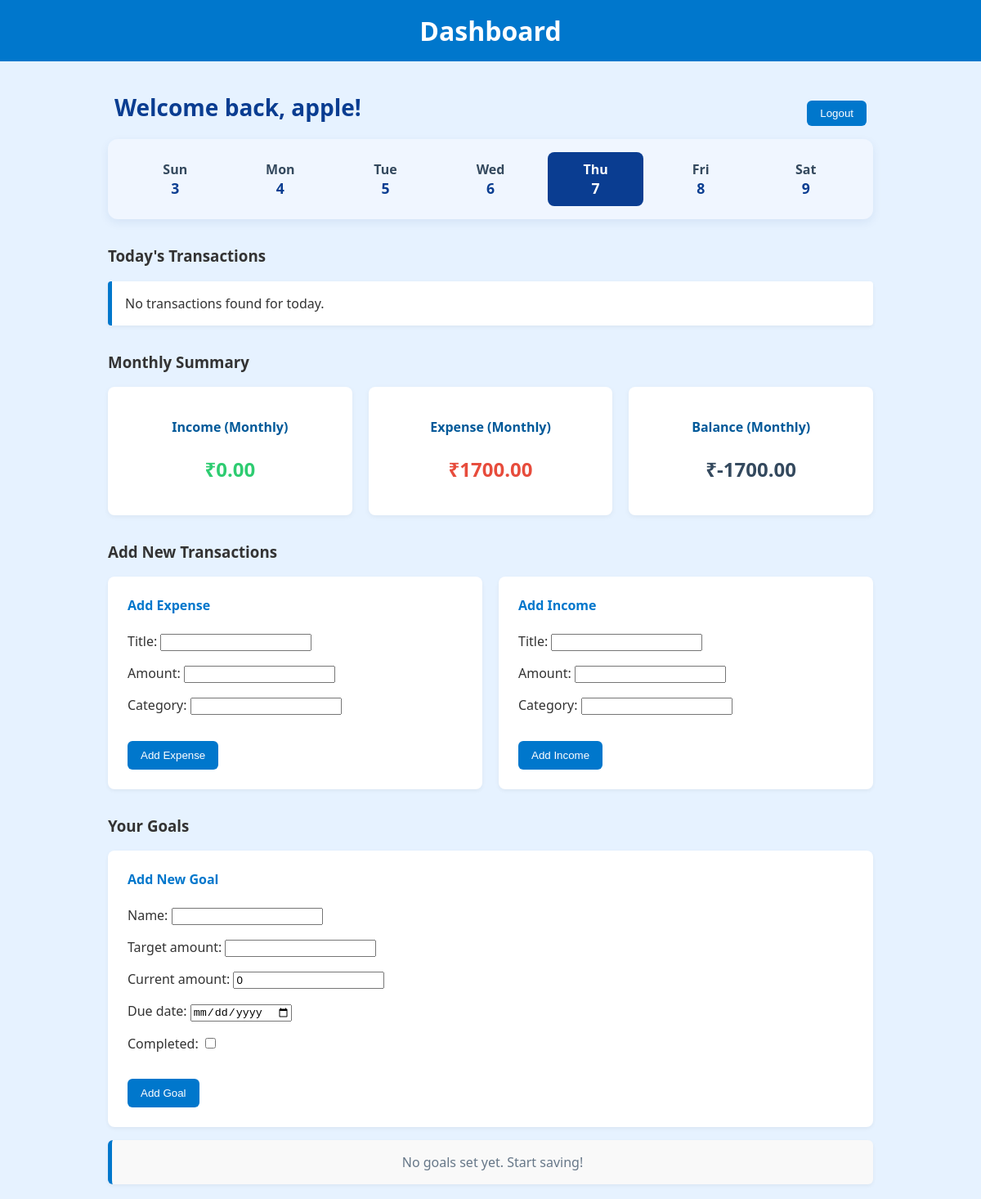
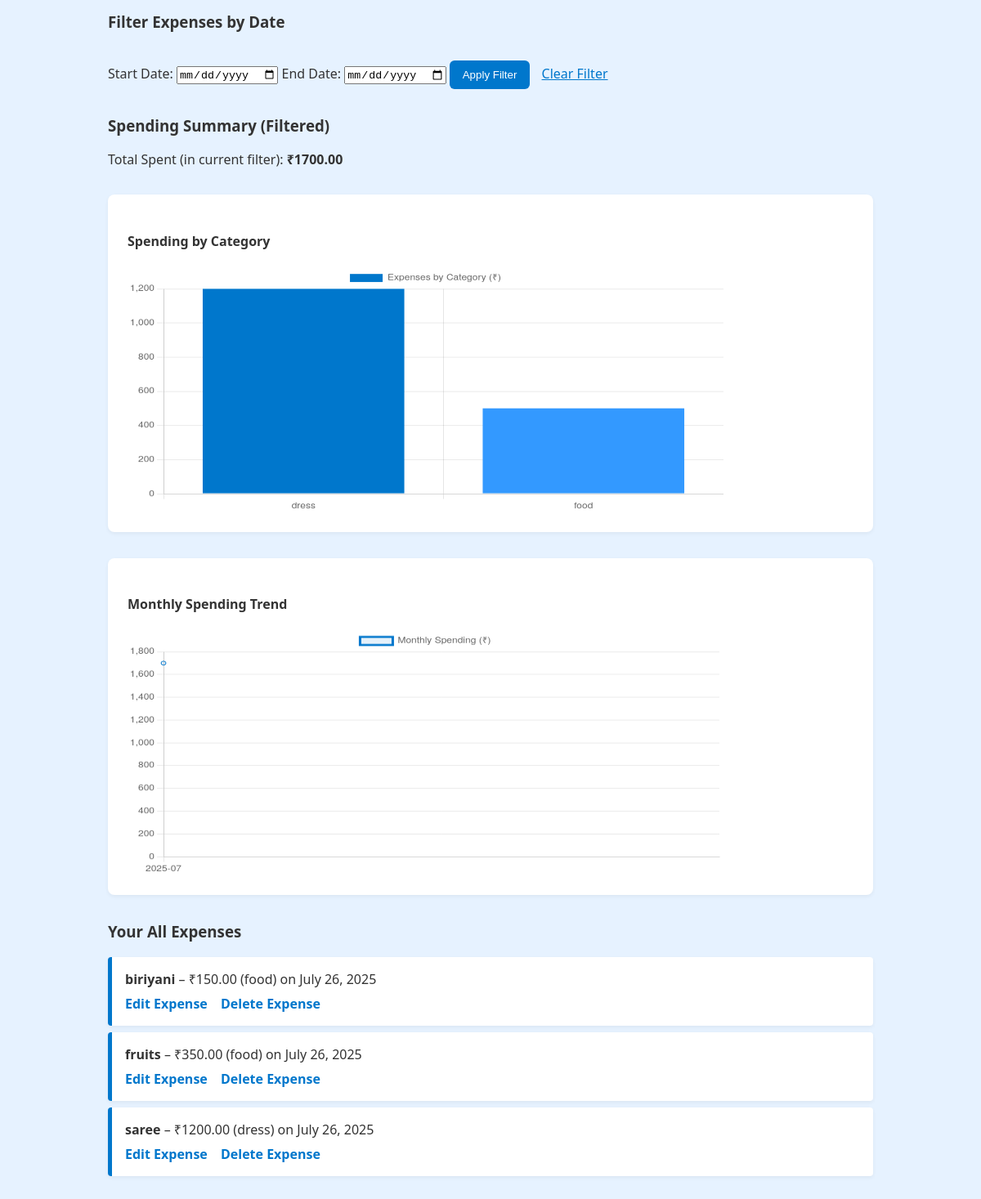
Page /dashboard/ (signed in) on the earlier database version (2 pictures, top to bottom).
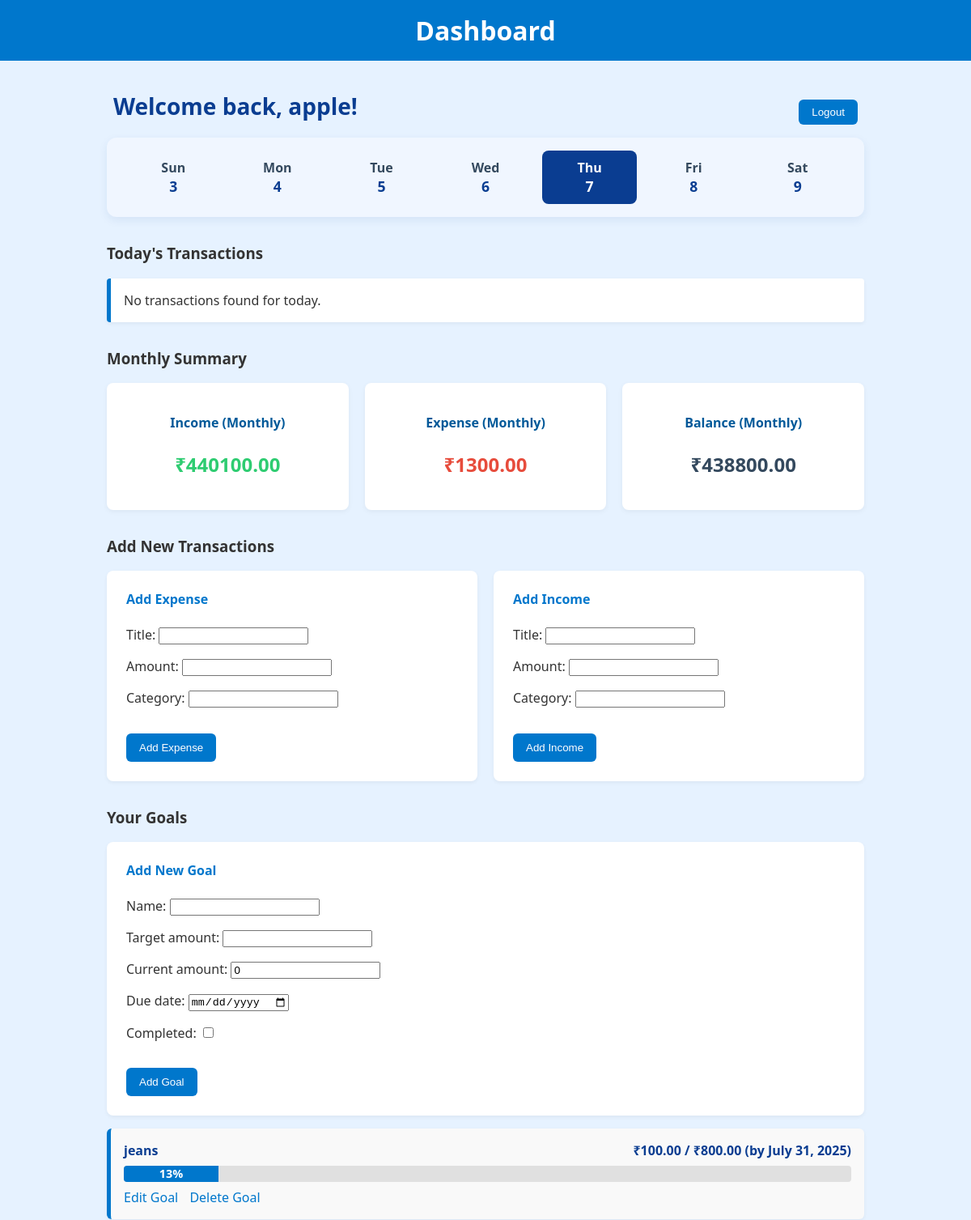
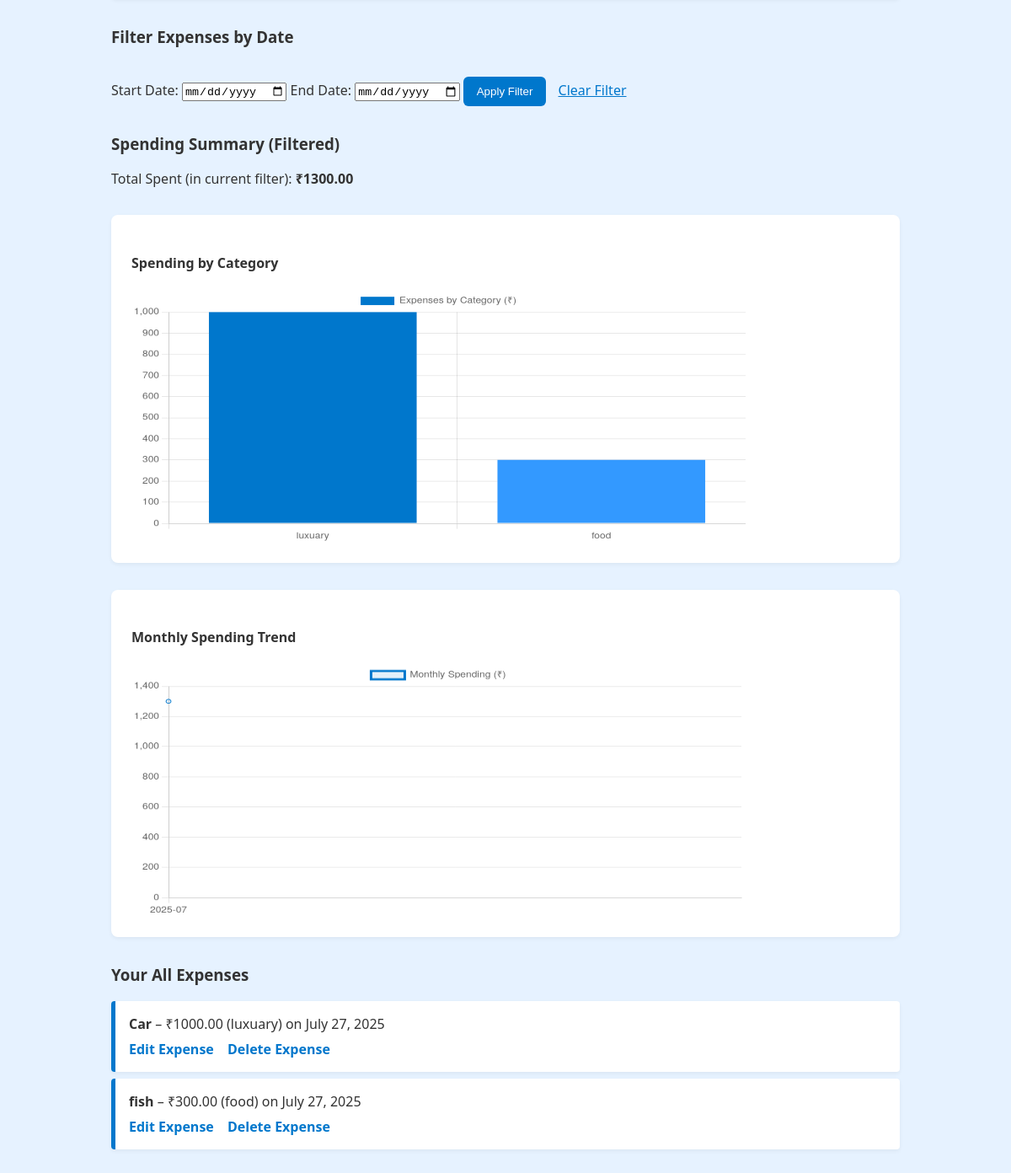
Same page on the later database version (2 pictures, top to bottom).
### expenses/models.py (models this page shows, shortened)
class Expense(models.Model):
    owner = models.ForeignKey(to=User, on_delete=models.CASCADE)
    title = models.CharField(max_length=255)
    amount = models.DecimalField(max_digits=10, decimal_places=2)
    category = models.CharField(max_length=255)
    date = models.DateField(auto_now_add=True)

class Goal(models.Model):
    owner = models.ForeignKey(to=User, on_delete=models.CASCADE)
    name = models.CharField(max_length=255)
    target_amount = models.DecimalField(max_digits=10, decimal_places=2)
    current_amount = models.DecimalField(max_digits=10, decimal_places=2, default=0)
    due_date = models.DateField(null=True, blank=True)  # Optional due date
    completed = models.BooleanField(default=False)
    created_at = models.DateTimeField(auto_now_add=True)
    @property
    def progress_percentage(self):
        if self.target_amount > 0:
            return (self.current_amount / self.target_amount) * 100
        return 0

### expenses/views.py (the view, shortened to what this page needs)
# urls.py: path('dashboard/', views.dashboard, name='dashboard'),
@login_required
def dashboard(request):
    if request.method == 'POST':
        if 'add_expense' in request.POST:
            expense_form = ExpenseForm(request.POST)
            if expense_form.is_valid():
                expense = expense_form.save(commit=False)
                expense.owner = request.user
                expense.save()
                messages.success(request, 'Expense added successfully!')
                return redirect('dashboard')
        elif 'add_income' in request.POST:
            income_form = IncomeForm(request.POST)
            if income_form.is_valid():
                income = income_form.save(commit=False)
                income.owner = request.user
                income.save()
                messages.success(request, 'Income added successfully!')
                return redirect('dashboard')
        elif 'add_goal' in request.POST:
            goal_form = GoalForm(request.POST)
            if goal_form.is_valid():
                goal = goal_form.save(commit=False)
                goal.owner = request.user
                goal.save()
                messages.success(request, 'Goal added successfully!')
                return redirect('dashboard')
    else:
        expense_form = ExpenseForm()
        income_form = IncomeForm()
        goal_form = GoalForm() # Initialize GoalForm for GET requests
    expenses = Expense.objects.filter(owner=request.user)
    incomes = Income.objects.filter(owner=request.user)
    start_date_str = request.GET.get('start_date')
    end_date_str = request.GET.get('end_date')
    today = date.today()
    today_expenses = Expense.objects.filter(owner=request.user, date=today)
    today_incomes = Income.objects.filter(owner=request.user, date=today)
    expenses = expenses.order_by('-date')
    incomes = incomes.order_by('-date')
    total_spent = expenses.aggregate(Sum('amount'))['amount__sum']
    total_income = incomes.aggregate(Sum('amount'))['amount__sum']
    total_spent = total_spent if total_spent is not None else Decimal(0)
    total_income = total_income if total_income is not None else Decimal(0)
    balance = total_income - total_spent
    category_summary = expenses.values('category').annotate(total=Sum('amount')).order_by('-total')
    category_labels = [item['category'] for item in category_summary]
    category_data = [float(item['total']) for item in category_summary]
    monthly_summary = expenses.extra(select={'month': "strftime('%%Y-%%m', date)"}).values('month').annotate(total=Sum('amount')).order_by('month')
    monthly_labels = [item['month'] for item in monthly_summary]
    monthly_data = [float(item['total']) for item in monthly_summary]
    goals = Goal.objects.filter(owner=request.user).order_by('due_date')
    today_date = date.today()
    start_of_week = today_date - timedelta(days=today_date.weekday())
    week_days = []
    for i in range(7):
        day_date = start_of_week + timedelta(days=i)
        week_days.append({
            'name': day_date.strftime('%a'),
            'date': day_date.day,
            'is_today': (day_date == today_date)
        })
    context = {
        'expense_form': expense_form,
        'income_form': income_form,
        'goal_form': goal_form,
        'expenses': expenses,
        'incomes': incomes,
        'goals': goals,
        'start_date': start_date_str,
        'end_date': end_date_str,
        'total_spent': total_spent,
        'total_income': total_income,
        'balance': balance,
        'today_expenses': today_expenses,
        'today_incomes': today_incomes,
        'category_labels': json.dumps(category_labels),
        'category_data': json.dumps(category_data),
        'monthly_labels': json.dumps(monthly_labels),
        'monthly_data': json.dumps(monthly_data),
        'current_month_year': today_date.strftime('%B %Y'),
        'week_days': week_days,
    }
    return render(request, 'expense/dashboard.html', context)

### expenses/views.py
class ExpenseForm(forms.ModelForm):
    class Meta:
        model = Expense
        fields = ('title', 'amount', 'category')

class IncomeForm(forms.ModelForm):
    class Meta:
        model = Income
        fields = ('title', 'amount', 'category')

### expenses/templates/expense/dashboard.html (shortened to what this page needs)
<!DOCTYPE html>
<html lang="en">
<head>
</head>
<body>
    <header>
    <h1>Dashboard</h1>
</header>
<main class="dashboard-container" role="main" aria-label="Dashboard - Expense Tracker">
    <div class="top-bar">
        <div class="welcome">Welcome back, {{ user.username }}!</div>
        <form class="logout-form" action="{% url 'logout' %}" method="post" aria-label="Logout form">
            <button type="submit" aria-describedby="logoutDesc">Logout</button>
        </form>
    </div>
    <div class="week-calendar" id="weekCalendar"></div>
    <section aria-labelledby="today-transactions-title">
        <h3 id="today-transactions-title">Today's Transactions</h3>
        <ul class="expenses-list today-transactions-list">
            {% if not today_incomes and not today_expenses %}
                <li>No transactions found for today.</li>
            {% endif %}
        </ul>
    </section>
    <section aria-labelledby="monthly-summary-title">
    <h3 id="monthly-summary-title">Monthly Summary</h3>
    <div style="display: flex; justify-content: space-around; flex-wrap: wrap; gap: 20px; text-align: center;">
        <div class="summary-card">
            <h4>Income (Monthly)</h4>
            <p class="income-amount">₹{{ total_income|floatformat:2 }}</p>
        </div>
        <div class="summary-card">
            <h4>Expense (Monthly)</h4>
            <p class="expense-amount">₹{{ total_spent|floatformat:2 }}</p>
        </div>
        <div class="summary-card">
            <h4>Balance (Monthly)</h4>
            <p class="balance-amount">₹{{ balance|floatformat:2 }}</p>
        </div>
    </div>
</section>
<section aria-labelledby="add-transactions-title">
    <h3 id="add-transactions-title">Add New Transactions</h3>
    <div class="form-section">
        <div class="form-card">
            <h4>Add Expense</h4>
            <form method="POST" novalidate>
                {{ expense_form.as_p }}
                <button type="submit" name="add_expense" aria-label="Add new expense">Add Expense</button>
            </form>
        </div>
        <div class="form-card">
            <h4>Add Income</h4>
            <form method="POST" novalidate>
                {{ income_form.as_p }}
                <button type="submit" name="add_income" aria-label="Add new income">Add Income</button>
            </form>
        </div>
    </div>
</section>
<section aria-labelledby="goals-title">
    <h3 id="goals-title">Your Goals</h3>
    <div class="form-card">
        <h4>Add New Goal</h4>
        <form method="POST" novalidate>
            {% for field in goal_form %}
                <p>
                    {{ field.label_tag }}
                    {{ field }}
                </p>
            {% endfor %}
            <button type="submit" name="add_goal" aria-label="Add new goal">Add Goal</button>
        </form>
    </div>
    <ul class="goals-list">
    {% for goal in goals %}
        <li tabindex="0" class="{% if goal.completed %}completed{% endif %}">
            <div class="goal-header">
                <span class="goal-name">{{ goal.name }}</span>
                <span class="goal-amounts">
                    ₹{{ goal.current_amount|floatformat:2 }} / ₹{{ goal.target_amount|floatformat:2 }}
                    {% if goal.due_date %}(by {{ goal.due_date }}){% endif %}
                </span>
            </div>
            <div class="goal-progress-bar">
                <div class="goal-progress" style="width: {{ goal.progress_percentage|floatformat:0 }}%;">
                    {{ goal.progress_percentage|floatformat:0 }}%
                </div>
            </div>
            <div class="goal-actions">
                <a href="{% url 'edit_goal' goal.id %}">Edit Goal</a>
                <a href="{% url 'delete_goal' goal.id %}">Delete Goal</a>
            </div>
        </li>
    {% empty %}
        <li style="text-align: center; color: #667788;">No goals set yet. Start saving!</li>
    {% endfor %}
</ul>
</section>
<section aria-labelledby="filter-expenses-title">
    <h3 id="filter-expenses-title">Filter Expenses by Date</h3>
    <form method="GET" action="{% url 'dashboard' %}" novalidate>
        <label for="start_date">Start Date:</label>
        <input type="date" id="start_date" name="start_date" value="{{ start_date|default_if_none:'' }}" />
        <label for="end_date">End Date:</label>
        <input type="date" id="end_date" name="end_date" value="{{ end_date|default_if_none:'' }}" />
        <button type="submit" aria-label="Apply date filter">Apply Filter</button>
        <a href="{% url 'dashboard' %}" class="button-link" aria-label="Clear date filter">Clear Filter</a>
    </form>
</section>
<section aria-labelledby="spending-summary-title">
    <h3 id="spending-summary-title">Spending Summary (Filtered)</h3>
    <p>Total Spent (in current filter): <strong>₹{{ total_spent|floatformat:2 }}</strong></p>
</section>
<section aria-labelledby="category-chart-title" class="chart-wrapper">
    <h4 id="category-chart-title">Spending by Category</h4>
    <canvas id="categoryChart" width="400" height="200"></canvas>
</section>
<section aria-labelledby="monthly-chart-title" class="chart-wrapper">
    <h4 id="monthly-chart-title">Monthly Spending Trend</h4>
    <canvas id="monthlyChart" width="400" height="200"></canvas>
</section>
<section aria-labelledby="expenses-list-title">
    <h3 id="expenses-list-title">Your All Expenses</h3>
    <ul class="expenses-list">
        {% for expense in expenses %}
            <li tabindex="0">
                <div class="expense-details" aria-label="Expense details">
                    <strong>{{ expense.title }}</strong> – ₹{{ expense.amount }} ({{ expense.category }}) on {{ expense.date }}
                </div>
                <div class="expense-actions" aria-label="Expense actions">
                    <a href="{% url 'edit_expense' expense.id %}">Edit Expense</a>
                    <a href="{% url 'delete_expense' expense.id %}">Delete Expense</a>
                </div>
            </li>
        {% empty %}
            <li>No expenses recorded yet.</li>
        {% endfor %}
    </ul>
</section>
</main>
</body>
</html>

### expenses/templates/expense/dashboard.html (style rules this page uses)
* { box-sizing: border-box; }
body { font-family: 'Segoe UI', Tahoma, Geneva, Verdana, sans-serif; background-color: #e6f2ff; margin: 0; padding: 0; color: #333; }
header { background-color: #0077cc; color: white; padding: 1rem 2rem; text-align: center; }
h1 { margin: 0; }
main { padding: 2rem; max-width: 1000px; margin: auto; }
.top-bar { display: flex; justify-content: space-between; align-items: center; margin-bottom: 1rem; padding: 0 8px; }
.top-bar .welcome { font-size: 1.75rem; font-weight: 700; color: #0a3d91; }
.top-bar button { background-color: #0077cc; color: white; border: none; padding: 8px 16px; border-radius: 6px; cursor: pointer; transition: background-color 0.3s ease; }
section { margin-bottom: 2rem; }
ul { list-style-type: none; padding: 0; }
li { background-color: #ffffff; margin-bottom: 0.5rem; padding: 1rem; border-left: 5px solid #0077cc; box-shadow: 0 2px 5px rgba(0, 0, 0, 0.05); border-radius: 4px; }
.week-calendar { display: flex; justify-content: space-between; gap: 12px; background: #f0f6ff; padding: 16px 24px; border-radius: 12px; box-shadow: 0 4px 12px rgba(10, 61, 145, 0.08); margin-bottom: 32px; text-align: center; overflow-x: auto; }
.summary-card { background-color: #ffffff; padding: 1rem 1.5rem; border-radius: 8px; box-shadow: 0 2px 6px rgba(0, 0, 0, 0.05); min-width: 200px; flex: 1; }
.summary-card h4 { color: #005999; margin-bottom: 0.5rem; }
.income-amount { color: #2ecc71; font-size: 1.5rem; font-weight: bold; }
.expense-amount { color: #e74c3c; font-size: 1.5rem; font-weight: bold; }
.balance-amount { color: #34495e; font-size: 1.5rem; font-weight: bold; }
.form-section { display: flex; flex-wrap: wrap; gap: 20px; justify-content: space-between; }
.form-card { background-color: #ffffff; padding: 1.5rem; border-radius: 8px; box-shadow: 0 2px 5px rgba(0, 0, 0, 0.05); flex: 1 1 300px; }
.form-card h4 { margin-top: 0; color: #0077cc; }
form button { margin-top: 1rem; background-color: #0077cc; color: white; padding: 10px 16px; border: none; border-radius: 6px; cursor: pointer; }
.goals-list { list-style-type: none; padding: 0; margin-top: 1rem; }
.goals-list li { background-color: #f9f9f9; margin-bottom: 1rem; padding: 1rem; border-left: 5px solid #0077cc; border-radius: 6px; }
.goal-header { display: flex; justify-content: space-between; font-weight: bold; color: #0a3d91; margin-bottom: 0.5rem; }
.goal-progress-bar { background-color: #e0e0e0; border-radius: 4px; height: 20px; margin: 0.5rem 0; overflow: hidden; }
.goal-progress { background-color: #0077cc; height: 100%; color: white; text-align: center; font-size: 0.9rem; font-weight: bold; }
.goal-actions { margin-top: 0.5rem; }
.goal-actions a { margin-right: 10px; color: #0077cc; text-decoration: none; }
.chart-wrapper { background-color: #ffffff; padding: 1.5rem; border-radius: 8px; box-shadow: 0 2px 5px rgba(0, 0, 0, 0.05); margin-bottom: 2rem; }
.expense-actions { margin-top: 0.5rem; }
.expense-actions a { margin-right: 12px; color: #0077cc; text-decoration: none; font-weight: 600; }
.button-link { margin-left: 10px; background: none; border: none; color: #0077cc; text-decoration: underline; cursor: pointer; font-size: 1rem; }
.chart-wrapper canvas { max-height: 400px !important; height: 300px !important; }

Differences in the rows shown:
removed Expense: title "biriyani", amount "150.00", category "food", date "July 26, 2025"
removed Expense: title "fruits", amount "350.00", category "food", date "July 26, 2025"
removed Expense: title "saree", amount "1200.00", category "dress", date "July 26, 2025"
added Goal: name "jeans", current_amount "100.00", target_amount "800.00", due_date "July 31, 2025", progress_percentage "13"
added Expense: title "Car", amount "1000.00", category "luxuary", date "July 27, 2025"
added Expense: title "fish", amount "300.00", category "food", date "July 27, 2025"
Other differences:
{{ total_income|floatformat:2 }}: "0.00" → "440100.00"
{{ total_spent|floatformat:2 }}: "1700.00" → "1300.00"
{{ balance|floatformat:2 }}: "-1700.00" → "438800.00"
chart data {{ category_labels|safe }}: ["dress", "food"] → ["luxuary", "food"]
chart data {{ category_data|safe }}: [1200.0, 500.0] → [1000.0, 300.0]
chart data {{ monthly_data|safe }}: [1700.0] → [1300.0]
text no longer shown: "No goals set yet. Start saving!"
